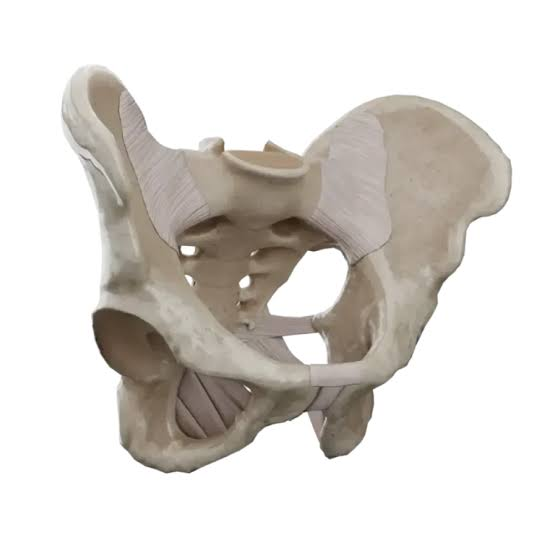
#> input picture data/evaluation/hybrid_test/pelvis/images (10).jpg, 554 x 554 px
$ python -i compose20.py   (imports and definitions only)
#> lines starting #> are read from the running program, lines starting #| are printed output that depends on the picture
"""Diapo 20: renders limpios (banco sintético 0.7731) frente a fotos del examen real (0.2667)."""
import csv, sys
from pathlib import Path
import numpy as np
from PIL import Image, ImageFilter, ImageDraw

REN = Path("base_datos_osea/renders/homo_sapiens")
BENCH = Path("data/real_world_benchmark")
out = Path(sys.argv[1])
BG = (14, 16, 19)
RENDERS = ["femur", "humerus", "cranium", "mandible", "rib", "vertebra", "sacrum", "pelvis"]
PHOTOS = [("hueso_largo", "hueso_largo_humero_01.jpg"), ("cranio", "cranio_07.jpg"), ("mandibula_maxilar", "mandibula_06.jpg"),
          ("vertebra", "vertebra_08.jpg"), ("cranio", "cranio_02.jpg"), ("pelvis", "pelvis_04.jpg"),
          ("vertebra", "vertebra_02.jpg"), ("costilla", "costilla_03.jpg")]

def render_square(bone, size=512):
    """Vista con el hueso más grande (sin tocar borde), recorte cuadrado sobre su propio fondo."""
    best = None
    for png in sorted(REN.glob(f"{bone}/*/*.png")):
        im = Image.open(png).convert("RGB"); a = np.asarray(im).astype(int)
        diff = np.abs(a - a[2, 2]).sum(2) > 40
        ys, xs = np.where(diff)
        if not len(xs) or xs.min() < 3 or ys.min() < 3 or xs.max() > a.shape[1] - 4 or ys.max() > a.shape[0] - 4: continue
        area = (xs.max() - xs.min()) * (ys.max() - ys.min())
        if best is None or area > best[0]: best = (area, png, im, (xs.min(), ys.min(), xs.max(), ys.max()))
    _, png, im, (x0, y0, x1, y1) = best
    side = min(int(max(x1 - x0, y1 - y0) * 1.15), im.width, im.height); cx, cy = (x0 + x1) // 2, (y0 + y1) // 2
    l = min(max(0, cx - side // 2), im.width - side); t = min(max(0, cy - side // 2), im.height - side)
    return im.crop((l, t, l + side, t + side)).resize((size, size), Image.LANCZOS), png

def photo_square(path, size=512):
    """Foto entera (sin recortar el hueso) sobre una versión desenfocada de sí misma."""
#> called with size = 512
    im = Image.open(path).convert("RGB")
#> im is the input picture: PIL image 554x554 RGB; mean R, G, B 219.1, 215.1, 210.6
    bg = im.copy(); s = max(size / bg.width, size / bg.height); bg = bg.resize((int(bg.width * s) + 1, int(bg.height * s) + 1))
#> after `s = max(size / bg.width, size / bg.height)`: s = 0.924
    bg = bg.crop(((bg.width - size) // 2, (bg.height - size) // 2, (bg.width - size) // 2 + size, (bg.height - size) // 2 + size))
#> bg: PIL image 512x512 RGB
    bg = Image.blend(bg.filter(ImageFilter.GaussianBlur(24)), Image.new("RGB", (size, size), BG), 0.45)
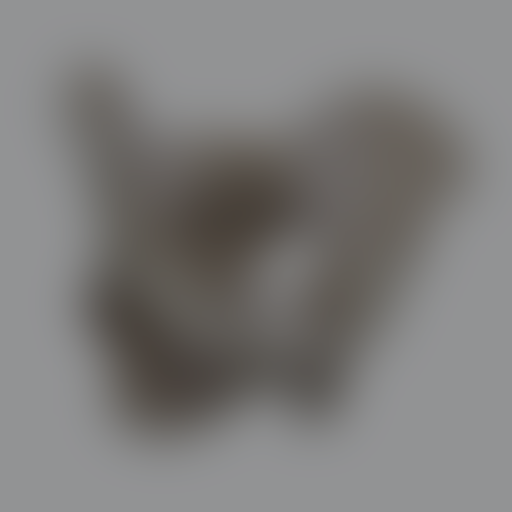
#> bg: PIL image 512x512 RGB; mean R, G, B 126.2, 125, 123.7
    fg = im.copy(); fg.thumbnail((size, size), Image.LANCZOS)
    bg.paste(fg, ((size - fg.width) // 2, (size - fg.height) // 2)); return bg

def board(tiles, path, accent):
    """1 grande + 3 pequeñas, como en el boceto."""
    B, S, P = 420, 132, 12
    img = Image.new("RGB", (B + S + 3 * P, B + 2 * P), BG); d = ImageDraw.Draw(img)
    img.paste(tiles[0].resize((B, B)), (P, P)); d.rectangle([P - 1, P - 1, P + B, P + B], outline=accent, width=3)
    for i, t in enumerate(tiles[1:4]):
        x, y = B + 2 * P, P + i * (S + (B - 3 * S) // 2)
        img.paste(t.resize((S, S)), (x, y)); d.rectangle([x - 1, y - 1, x + S, y + S], outline=accent, width=2)
    img.save(path)

# [1 line not run here, left out]
rtiles, ptiles, rows = [], [], []
# [13 lines not run here, left out]

>>> result = photo_square('../../../../../../../data/evaluation/hybrid_test/pelvis/images (10).jpg')
